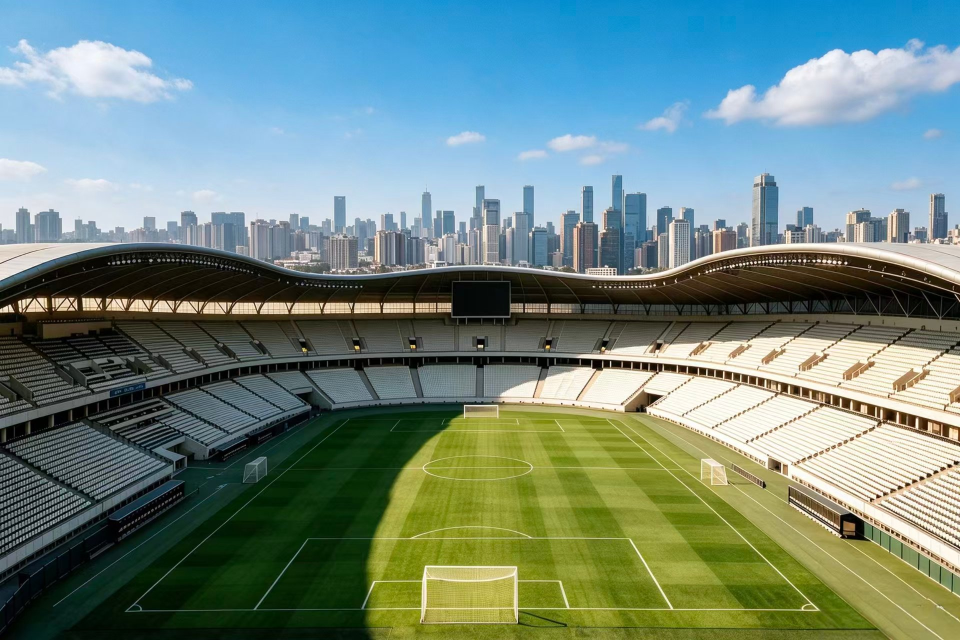
#> input picture stadium-scenes/assets/stadium-day.jpg, 1920 x 1280 px (shown at 1/2 size)
$ python prep_day_photo.py
#> lines starting #> are read from the running program, lines starting #| are printed output that depends on the picture; after the words box and inside, x2 and y2 are one past the last pixel; in counts of white or black regions, pixels touching at a corner belong together
#!/usr/bin/env python
# -*- coding: utf-8 -*-
"""把白天实拍图拆成"可以真的飘起来"的素材。

思路：照片里的云是画死的，要让它飘，就得把它从蓝天里分离出来：
  1) 逐行估计"这一行的纯净蓝天颜色" S(y)（只统计该行的蓝像素中位数，再平滑）
  2) 每个天空像素看作 P = a*C + (1-a)*S  →  解出云的不透明度 a 与云自身颜色 C
  3) 蓝天部分重绘成 S(y) 的竖直渐变 → 得到"无云底板" plate.jpg
  4) 云层 C/a 做成左右可无缝平铺的贴图 clouds.png（半分辨率，云是软的，看不出差别）
  5) 天空轮廓 skyline.json：每列第一个"非天空"像素的 y（城市/看台轮廓），
     运行时用它裁剪云层 → 云始终在城市与看台后面

输出：
  assets/plate.jpg          无云底板（天空已重绘）
  assets/clouds.png         可平铺云层（RGBA，半分辨率）
  assets/skyline.json       天空轮廓（归一化坐标，供 canvas 裁剪）
  shots/_cloudcheck.png     原图 vs 重建 对照图（人工校验用）

用法：python tools/prep_day_photo.py
"""
import json
import os

import numpy as np
from PIL import Image, ImageFilter

HERE = os.path.dirname(os.path.abspath(__file__))
ROOT = os.path.dirname(HERE)
SRC = os.path.join(ROOT, "assets", "stadium-day.jpg")
ASSETS = os.path.join(ROOT, "assets")
SHOTS = os.path.join(ROOT, "shots")

SKY_BOT = 0.235          # 云只可能在这个比例以上（再往下是城市雾气/楼群）
PLATE_W = 1536           # 底板输出宽度（显示尺寸，够用且省体积）
TILE_SCALE = 0.72        # 云层贴图相对底板的分辨率比例
SEAM = 0.26              # 左右边缘交叉融合的宽度比例（消除平铺接缝）

os.makedirs(SHOTS, exist_ok=True)
im = Image.open(SRC).convert("RGB")
#> im is the input picture: PIL image 1920x1280 RGB; mean R, G, B 110.9, 135.2, 127.3
A = np.asarray(im).astype(np.float32)
H, W, _ = A.shape
#> H = 1280; W = 1920
r, g, b = A[:, :, 0], A[:, :, 1], A[:, :, 2]
lum = 0.2126 * r + 0.7152 * g + 0.0722 * b
mx = A.max(axis=2)
mn = A.min(axis=2)
sat = np.where(mx > 1, (mx - mn) / np.maximum(mx, 1), 0)

# ---------------------------------------------------------------- 1) 逐行蓝天
# 逐行取"蓝像素中位数"作为该行纯净天空色，再补空缺 + 竖直平滑：
# 天空是从顶部深蓝到地平线发白的连续渐变，二次多项式拟合会跑偏，逐行平滑更准。
blue_px = (b - r > 24) & (sat > 0.18)
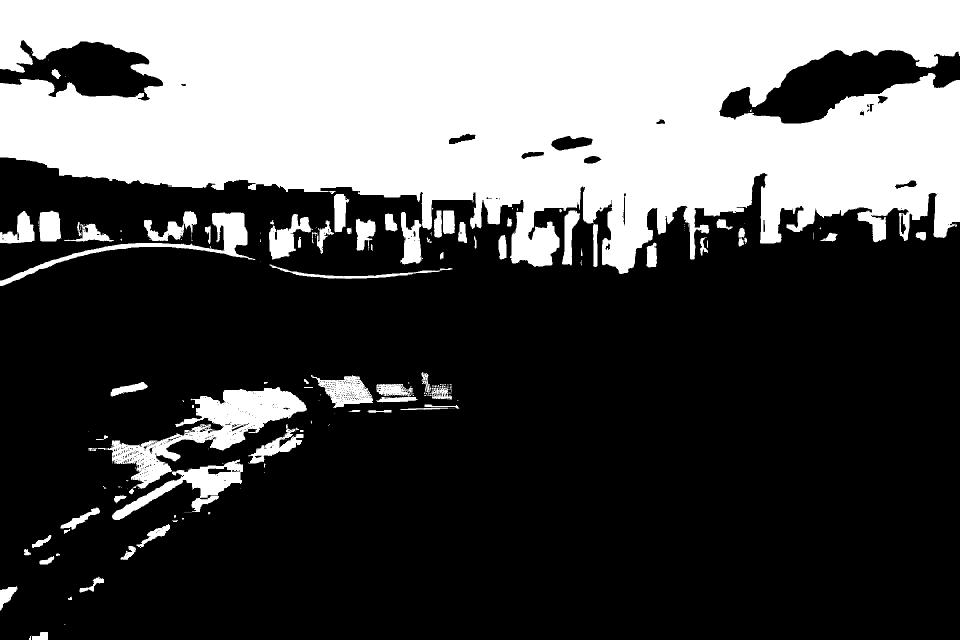
#> blue_px: shape (1280, 1920) bool (shown at 1/2 size); 33.2% white; 221 white regions (143 under 20 px), largest, box (x1, y1, x2, y2) and area: (0, 0, 1920, 548) 728454, (216, 774, 614, 978) 23656, (224, 919, 486, 1040) 8415
valid = np.zeros(H, bool)
rows = np.zeros((H, 3), np.float32)
SKY_FIT_TOP = 0.27                                     # 只在前 27% 高度里取样
for y in range(int(SKY_FIT_TOP * H)):
    m = blue_px[y]
    if m.sum() > W * 0.03:
        rows[y] = np.median(A[y][m], axis=0)
        valid[y] = True
#> after the loop, rows = 1280 rows, first 8: [20, 145, 211], [19, 145, 211], [20, 145, 211], [20, 146, 211], [20, 146, 211], [20, 146, 211], [20, 146, 211], [21.5, 147, 212]
idx = np.arange(H, dtype=np.float32)
#> idx = 1280 values from 0 to 1279
sky_row = np.zeros((H, 3), np.float32)
good = np.where(valid)[0].astype(np.int64)
#> good = 345 values from 0 to 344
for c in range(3):
    sky_row[:, c] = np.interp(idx, good.astype(np.float32), rows[good, c])
#> after the loop, sky_row has the same summary as rows
sig = 9.0
off = np.arange(-int(3 * sig), int(3 * sig) + 1, dtype=np.float32)
#> off = 55 values from -27 to 27
ker = np.exp(-(off ** 2) / (2 * sig * sig))
ker /= ker.sum()
for c in range(3):
    sky_row[:, c] = np.convolve(np.pad(sky_row[:, c], len(off) // 2, mode="edge"), ker, mode="same")[len(off) // 2:-(len(off) // 2)]
#> after the loop, sky_row = 1280 rows, first 8: [21.09, 145.7, 211.3], [21.31, 145.8, 211.3], [21.54, 146, 211.3], [21.81, 146.1, 211.4], [22.1, 146.2, 211.5], [22.41, 146.3, 211.5], [22.76, 146.5, 211.6], [23.12, 146.6, 211.6]
sky_row = np.clip(sky_row, 0, 255)
print("蓝天渐变（顶 / y=0.15 / y=0.22）：", sky_row[4].round(0), sky_row[int(0.15 * H)].round(0),
      sky_row[int(0.22 * H)].round(0))
#| 蓝天渐变（顶 / y=0.15 / y=0.22）： [ 22. 146. 211.] [106. 178. 229.] [145. 196. 232.]

# ------------------------------------------------- 1b) 每列的"天空下边界"轮廓
# 城市楼群/看台顶棚是从上往下第一个"非天空"像素；云要在它后面，
# 所以这里先算出来，既用于抑制"楼顶雾气被误判成云"，也用于运行时裁剪。
lumS_row = 0.2126 * sky_row[:, 0] + 0.7152 * sky_row[:, 1] + 0.0722 * sky_row[:, 2]
#> lumS_row = 1280 values from 124 to 197.4
skyish_px = ((b - r > 16) | (lum > lumS_row[:, None] + 8))
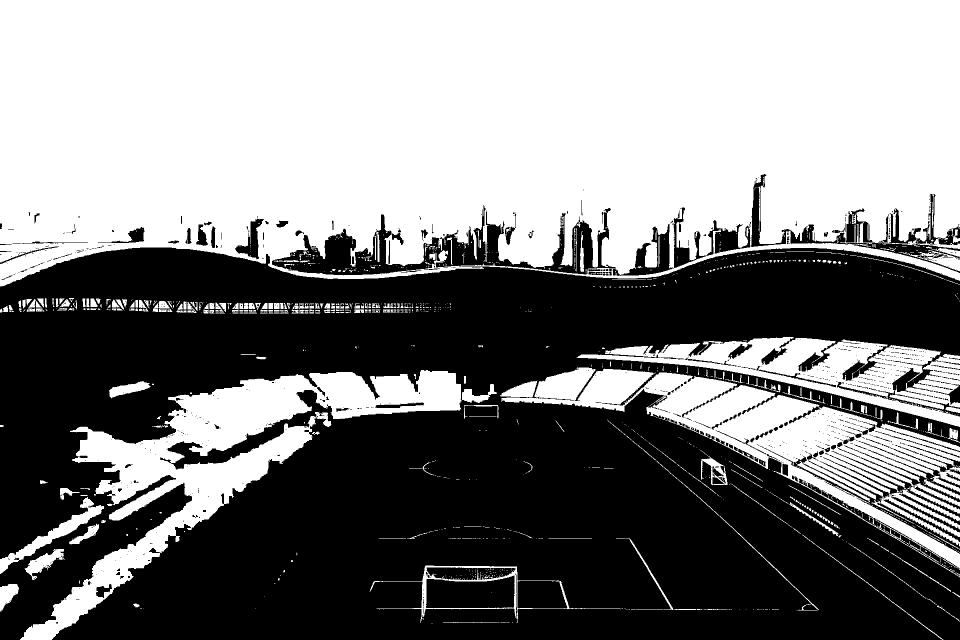
#> skyish_px: shape (1280, 1920) bool (shown at 1/2 size); 50.8% white; 984 black regions (817 under 20 px), largest, box (x1, y1, x2, y2) and area: (0, 495, 1920, 1280) 1114579, (544, 410, 1232, 550) 27538, (852, 1151, 1029, 1217) 9757
skylim = np.zeros(W, np.float32)
#> skylim = 1920 values from 0 to 0
for x in range(W):
    col = np.where(~skyish_px[: int(0.50 * H), x])[0]
    col = col[col > int(0.12 * H)]
    skylim[x] = (col[0] / H) if len(col) else 1.0
#> after the loop, skylim = 1920 values, max 0.43 at index 1240, min 0.272 at index 1528, mean 0.369
NB = 96
step = W // NB
#> step = 20
pts = []
for i in range(NB + 1):
    x0, x1 = i * step, min(W, (i + 1) * step)
    if x0 >= W:
        break
    pts.append([round(x0 / W, 5), round(float(np.percentile(skylim[x0:x1], 5)), 5)])
#> after the loop, pts = 96 pairs, first value 0 to 0.99, second value 0.272 to 0.422
# 平滑轮廓 + 每列查表
pxs = np.array([p[0] for p in pts], np.float32)
#> pxs = 96 values from 0 to 0.99
pys = np.array([p[1] for p in pts], np.float32)
#> pys = 96 values, max 0.422 at index 62, min 0.272 at index 76, mean 0.354
k = np.ones(5, np.float32) / 5
#> k = [0.2, 0.2, 0.2, 0.2, 0.2]
pys_s = np.convolve(np.pad(pys, 2, mode="edge"), k, mode="same")[2:-2]
#> pys_s = 96 values, max 0.379 at index 64, min 0.322 at index 74, mean 0.354
lim_per_col = np.interp(np.arange(W) / W, pxs, pys_s)
#> lim_per_col = 1920 values, max 0.379 at index 1280, min 0.322 at index 1480, mean 0.353
print("天空下边界（列轮廓）：y %.3f ~ %.3f" % (lim_per_col.min(), lim_per_col.max()))
#| 天空下边界（列轮廓）：y 0.322 ~ 0.379

# ---------------------------------------------------------------- 2) 解出云
S = np.repeat(sky_row[:, None, :], W, axis=1)          # 每行的蓝天基色
lumS = 0.2126 * S[:, :, 0] + 0.7152 * S[:, :, 1] + 0.0722 * S[:, :, 2]
mxS = S.max(axis=2)
mnS = S.min(axis=2)
satS = np.where(mxS > 1, (mxS - mnS) / np.maximum(mxS, 1), 0)

band = np.zeros((H, W), bool)
#> band: shape (1280, 1920) bool; every value is 0
band[: int(SKY_BOT * H)] = True
#> band: shape (1280, 1920) bool; 23.4% white; 1 white region, box (x1, y1, x2, y2) and area: (0, 0, 1920, 300) 576000

dLum = lum - lumS
dSat = satS - sat
a_lum = np.clip(dLum / np.maximum(235.0 - lumS, 40.0), 0, 1)
a_sat = np.clip(dSat / np.maximum(satS, 0.08) * 0.9, 0, 1)
alpha = np.clip(np.maximum(a_lum, a_sat * 0.85), 0, 1)
alpha = np.where(band, alpha, 0.0)
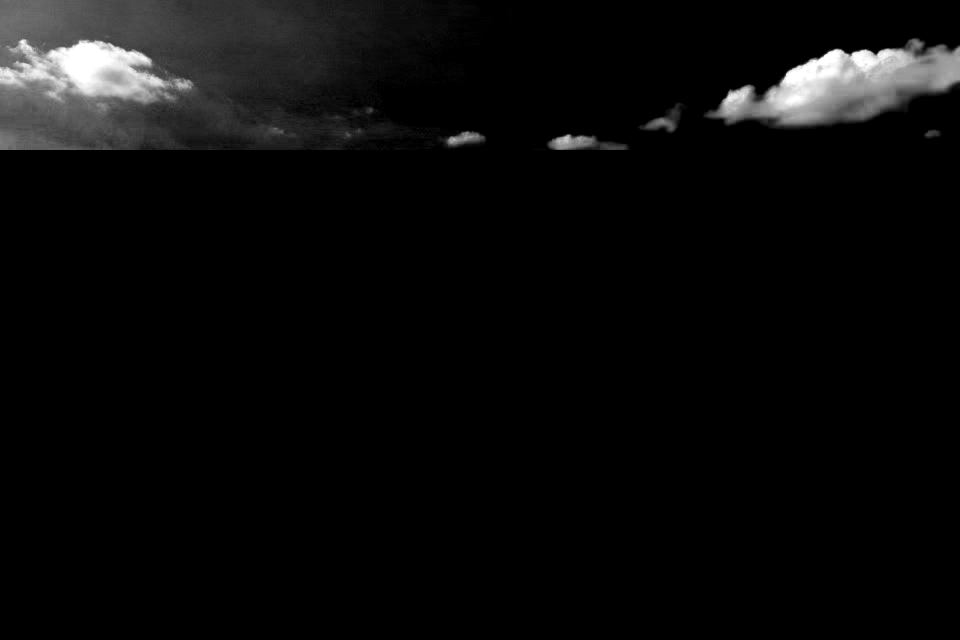
#> alpha: shape (1280, 1920) float32 (shown at 1/2 size); min 0, max 1, mean 0.0409

# 楼群轮廓附近（城市雾气）一律不算云：留 0.045 的余量
yy = np.arange(H, dtype=np.float32)[:, None]
#> yy = 1280 values from 0 to 1279
alpha = np.where(yy < (lim_per_col[None, :] - 0.045) * H, alpha, 0.0)

# 去掉零散噪点：小于阈值的都归零再重新拉伸
alpha = np.clip((alpha - 0.10) / 0.90, 0, 1)
alpha = alpha ** 1.1
# 再压掉"淡雾"成分：云层要平铺两层用，残留的低 alpha 薄雾叠两层就会把天空洗成灰白。
# 用 smoothstep 只削低值、不动浓云主体，云的形状与边缘保留。
_hz = np.clip((alpha - 0.06) / (0.34 - 0.06), 0, 1)
alpha = alpha * (_hz * _hz * (3 - 2 * _hz))

# 云自身颜色 C = (P - (1-a)S)/a
# 直接除会放大噪声（淡云的 a 很小），所以用"先各自模糊再相除"的做法稳住：
#   C = blur(P - (1-a)S) / blur(a)
def _gauss(arr, r):
    if arr.ndim == 2:
        img = Image.fromarray(np.clip(arr, 0, 255).astype(np.uint8), "L")
        return np.asarray(img.filter(ImageFilter.GaussianBlur(r))).astype(np.float32)
    img = Image.fromarray(np.clip(arr, 0, 255).astype(np.uint8), "RGB")
    return np.asarray(img.filter(ImageFilter.GaussianBlur(r))).astype(np.float32)


num = A - (1 - alpha)[:, :, None] * S
den = _gauss(alpha * 255.0, 2.2) / 255.0
numB = _gauss(num, 2.2)
C = numB / np.maximum(den, 0.02)[:, :, None]
C = np.clip(C, 0, 255)
C = np.where(alpha[:, :, None] > 0.02, C, 255.0)       # 全透明处给白色

print("云覆盖率（天空带内）：%.1f%%" % (100 * (alpha[band] > 0.15).mean()))
#| 云覆盖率（天空带内）：19.7%

# ---------------------------------------------------------------- 3) 底板
plate = np.where(alpha[:, :, None] > 0.004, S, A)      # 云像素换成蓝天
plate = np.where(alpha[:, :, None] > 0.004, alpha[:, :, None] * 0 + plate, plate)
plate_img = Image.fromarray(plate.round().astype(np.uint8))
plate_img = plate_img.resize((PLATE_W, round(H * PLATE_W / W)), Image.LANCZOS)
#> plate_img: PIL image 1536x1024 RGB
plate_img.save(os.path.join(ASSETS, "plate.jpg"), "JPEG", quality=86, optimize=True, progressive=True)
print("底板 plate.jpg  %dx%d  %.0f KB" % (plate_img.size[0], plate_img.size[1],
                                          os.path.getsize(os.path.join(ASSETS, "plate.jpg")) / 1024))
#| 底板 plate.jpg  1536x1024  290 KB

# ---------------------------------------------------------------- 4) 云层贴图
band_h = int(SKY_BOT * H)
#> band_h = 300
full_a = Image.fromarray((alpha * 255).round().astype(np.uint8), "L").crop((0, 0, W, band_h))
full_c = Image.fromarray(C.round().astype(np.uint8), "RGB").crop((0, 0, W, band_h))
tw, th = int(PLATE_W * TILE_SCALE), max(2, int(round(band_h * PLATE_W / W * TILE_SCALE)))
#> tw = 1105; th = 173
ta = np.asarray(full_a.resize((tw, th), Image.LANCZOS)).astype(np.float32) / 255.0
tc = np.asarray(full_c.resize((tw, th), Image.LANCZOS)).astype(np.float32)
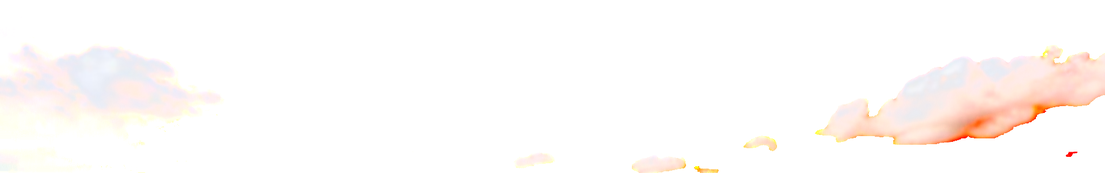
#> tc: shape (173, 1105, 3) float32; mean R, G, B 254.9, 251.3, 249.5

# 左右交叉融合 → 平铺无缝
sw = max(2, int(tw * SEAM))
w = np.linspace(0, 1, sw, dtype=np.float32)[None, :, None]
#> w = 287 values from 0 to 1
left_a, right_a = ta[:, :sw, None].copy(), ta[:, tw - sw:, None].copy()
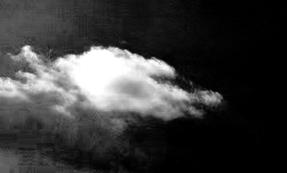
#> left_a: shape (173, 287, 1) float32; min 0, max 1, mean 0.227
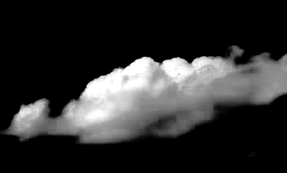
#> right_a: shape (173, 287, 1) float32; min 0, max 1, mean 0.181
left_c, right_c = tc[:, :sw].copy(), tc[:, tw - sw:].copy()
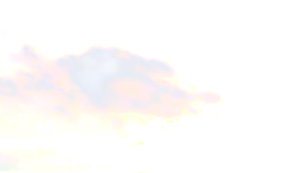
#> left_c: shape (173, 287, 3) float32; mean R, G, B 253.2, 251.5, 250.6
mix_a = left_a * w + right_a * (1 - w)
mix_c = left_c * w + right_c * (1 - w)
ta[:, :sw] = mix_a[:, :, 0]
ta[:, tw - sw:] = mix_a[:, :, 0]
tc[:, :sw] = mix_c
tc[:, tw - sw:] = mix_c

# 云层下沿收边：接近 SKY_BOT 处 alpha 归零，飘移时不会硬切
fade = np.ones(th, np.float32)
#> fade = 173 values from 1 to 1
f0, f1 = int(th * 0.80), th
fade[f0:] = 1 - (np.arange(f1 - f0) / max(1, f1 - f0)) ** 0.8
ta = ta * fade[:, None]

rgba = np.dstack([np.clip(tc, 0, 255), np.clip(ta * 255, 0, 255)]).round().astype(np.uint8)
cloud_img = Image.fromarray(rgba, "RGBA")
cloud_img.save(os.path.join(ASSETS, "clouds.png"), "PNG", optimize=True)
print("云层 clouds.png  %dx%d  %.0f KB" % (tw, th, os.path.getsize(os.path.join(ASSETS, "clouds.png")) / 1024))
#| 云层 clouds.png  1105x173  49 KB

# ---------------------------------------------------------------- 5) 天空轮廓
with open(os.path.join(ASSETS, "skyline.json"), "w", encoding="utf-8") as f:
    json.dump({"bottom": SKY_BOT, "pts": pts}, f)
print("天空轮廓 skyline.json  %d 个采样点，顶部包络 y %.3f~%.3f"
      % (len(pts), min(p[1] for p in pts), max(p[1] for p in pts)))
#| 天空轮廓 skyline.json  96 个采样点，顶部包络 y 0.272~0.422

# ---------------------------------------------------------------- 6) 对照图
sky_band = np.asarray(
    Image.fromarray(sky_row.round().astype(np.uint8)[:, None, :].repeat(W, 1), "RGB")
    .resize((tw, th), Image.BILINEAR)).astype(np.float32)
recon = np.clip(ta[:, :, None] * tc + (1 - ta[:, :, None]) * sky_band, 0, 255).astype(np.uint8)
orig_band = np.asarray(im.crop((0, 0, W, int(SKY_BOT * H))).resize((tw, th), Image.LANCZOS)).astype(np.uint8)
stack = np.vstack([orig_band, np.full((6, tw, 3), 255, np.uint8), recon])
chk = Image.fromarray(stack).resize((tw * 2, stack.shape[0] * 2), Image.NEAREST)
chk.save(os.path.join(SHOTS, "_cloudcheck.png"))
print("对照图 shots/_cloudcheck.png（上：原图天空带 %dx%d  下：云层+蓝天重建）" % (tw, th))
#| 对照图 shots/_cloudcheck.png（上：原图天空带 1105x173  下：云层+蓝天重建）
